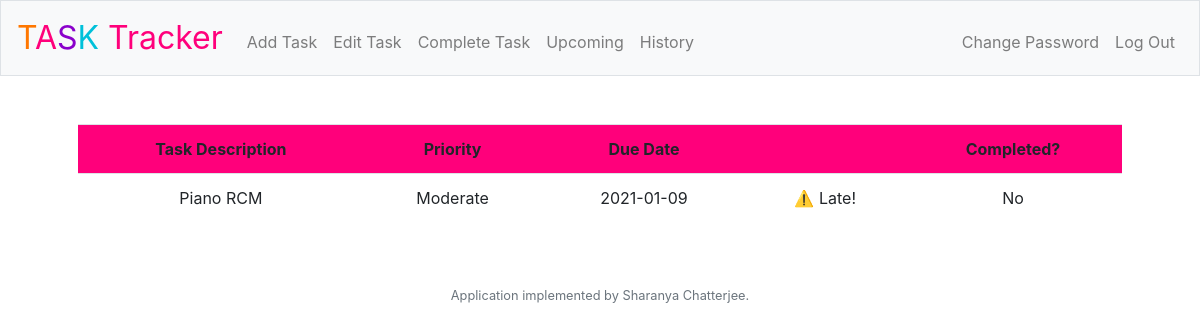
/ (signed in), run on the app's committed database.
### tables this page shows
CREATE TABLE 'todos' (
"id" INTEGER PRIMARY KEY AUTOINCREMENT NOT NULL,
"user_id" INTEGER NOT NULL,
"task" TEXT NOT NULL,
"due" DATE NOT NULL, 'priority'  text NOT NULL  , 'completed' boolean NOT NULL DEFAULT 0, 'time'  timestamp NOT NULL DEFAULT CURRENT_TIMESTAMP  ,
FOREIGN KEY(user_id) REFERENCES users(id)
);

### application.py (the view)
@app.route("/")
@login_required
def index():
    todos = db.execute("SELECT task, due, priority, completed FROM todos WHERE user_id = :user_id AND completed = :completed ORDER BY due",
                        user_id = session["user_id"],
                        completed = 0)
    today = datetime.datetime.today()
    items = []
    for todo in todos:
        date = datetime.datetime.strptime(todo["due"], '%Y-%m-%d')
        if date + datetime.timedelta(days=1) < today:
            late = 1
        else:
            late = 0
        items.append({
            "task": todo["task"],
            "due": todo["due"],
            "priority": todo["priority"],
            "completed": todo["completed"],
            "late": late
        })
    return render_template("index.html", items = items, today=today)

### application.py (called while the page is built)
@app.after_request
def after_request(response):
    response.headers["Cache-Control"] = "no-cache, no-store, must-revalidate"
    response.headers["Expires"] = 0
    response.headers["Pragma"] = "no-cache"
    return response

### helpers.py (called while the page is built)
def login_required(f):
    @wraps(f)
    def decorated_function(*args, **kwargs):
        if session.get("user_id") is None:
            return redirect("/login")
        return f(*args, **kwargs)
    return decorated_function

### templates/index.html (shortened to what this page needs)
{% extends "layout.html" %}
{% block main %}
    <table class="table">
        <tr class="striped">
            <th>Task Description</th>
            <th>Priority</th>
            <th>Due Date</th>
            <th></th>
            <th>Completed?</th>
        </tr>
        {% for item in items %}
        <tr class="stripy">
            <td>{{ item["task"] }}</td>
            <td>{{ item["priority"] }}</td>
            <td>{{ item["due"] }}</td>
            {% if item["late"] == 1 %}
                <td class="late">⚠️ Late!</td>
            {% else %}
                <td></td>
            {% endif %}
            {% if item["completed"] == 0 %}
                <td>No</td>
            {% else %}
                <td>Yes</td>
            {% endif %}
        </tr>
        {% endfor %}
    </table>
{% endblock %}

### static/styles.css (style rules this page uses)
.striped { background-color: #ff007b; }
.stripy:nth-child(even) { background-color: #ffffff; }

### data on the page
todos: task "Piano RCM", priority "Moderate", due "2021-01-09", completed "No"
